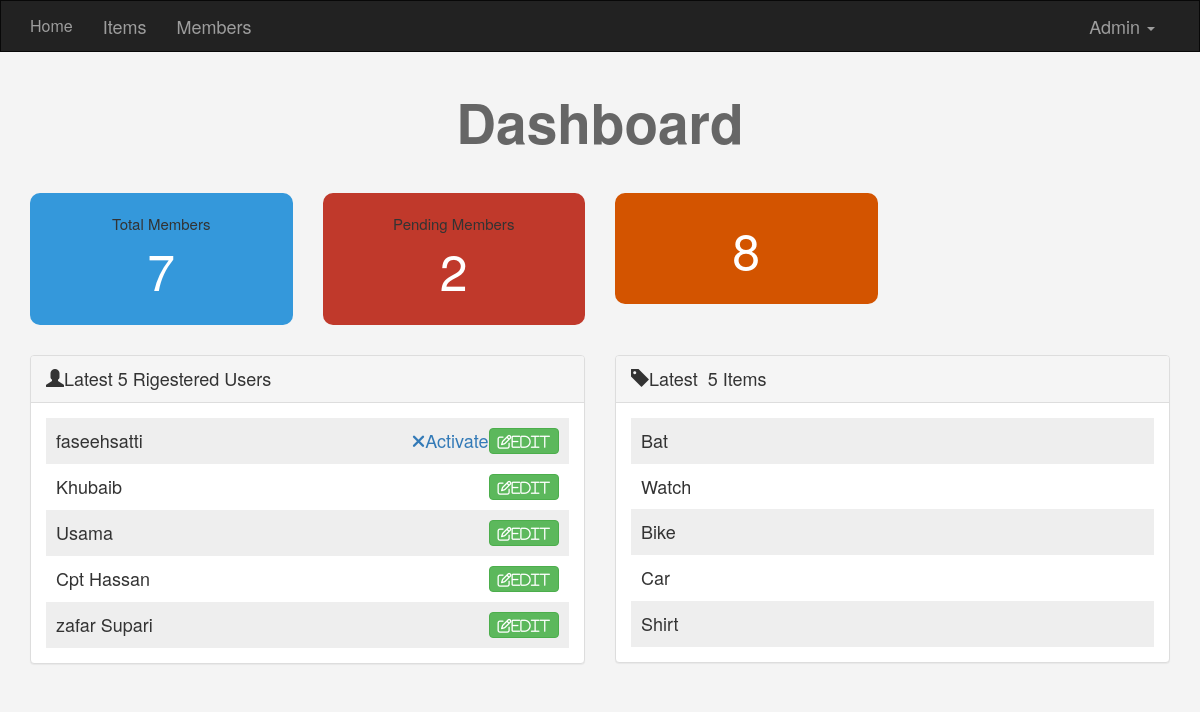
Screenshot of /dashboard.php (signed in) with the database file from the repository.
### tables this page shows
CREATE TABLE IF NOT EXISTS `user` (
  `uid` int(6) NOT NULL AUTO_INCREMENT,
  `name1` varchar(20) NOT NULL,
  `pass1` varchar(25) NOT NULL,
  `address` varchar(50) NOT NULL,
  `email` varchar(30) NOT NULL,
  `contact` int(16) NOT NULL,
  `FullName` varchar(50) NOT NULL,
  `GroupID` int(11) NOT NULL,
  `RegStatus` int(11) NOT NULL,
  `Date` date NOT NULL,
  PRIMARY KEY (`uid`)
);

CREATE TABLE IF NOT EXISTS `product` (
  `id` int(6) NOT NULL AUTO_INCREMENT,
  `oname` varchar(30) NOT NULL,
  `userId` int(11) DEFAULT NULL,
  `pname` varchar(20) NOT NULL,
  `price` int(5) NOT NULL,
  `description` varchar(100) NOT NULL,
  `path` varchar(100) NOT NULL,
  `path2` varchar(100) NOT NULL,
  `path3` varchar(100) NOT NULL,
  `path4` varchar(100) NOT NULL,
  `category` varchar(50) NOT NULL,
  `cat_ID` int(11) NOT NULL,
  `member_ID` int(11) NOT NULL,
  `date` date NOT NULL,
  PRIMARY KEY (`id`),
  KEY `userId` (`userId`)
);

### dashboard.php (the view, shortened to what this page needs)
<?php
if(isset($_SESSION['name1'])){
  include 'init.php';
?>
<div class="home-stats">
<div class="container home-stats text-center">
  <h1>Dashboard</h1>
    <div class="row">
        <div class="col-md-3">
            <div class="stat st-members">
              Total Members
              <span><a href="members.php"><?php countItems('uid','user') ?></a></span>
            </div>
        </div>
        <div class="col-md-3">
            <div class="stat st-pending">
              Pending Members
              <span><a href="members.php?do=Manage&pagedo=Pending"><?php checkItem('RegStatus','user',0) ?></a></span>
            </div>
        </div>
        <div class="col-md-3">
            <div class="stat st-total">
               <span><a href="items.php"><?php countItem('id','product') ?></a></span>
            </div>
        </div>
    </div>
</div>
</div>
<div class="latest">
<div class="container">
  <div class="row">
    <div class="col-sm-6">
      <div class="panel panel-default">
        <?php $latestUser=5; ?>
        <div class="panel-heading">
          <i class="glyphicon glyphicon-user " area-hidden="true"></i>Latest <?php echo $latestUser;  ?> Rigestered Users
        </div>
        <div class="panel-body">
          <ul class="list-unstyled latest-user">
            <?php
                $latest=getLatest();
                  foreach ($latest as $user) {
                  echo '<li>';
                      echo $user['name1'];
                      echo '<a href="members.php?do=Edit&userid='.$user['uid'] .'">';
                      echo '<span class="btn btn-success pull-right">';
                      echo '<i class="fa fa-edit" >Edit </i>';
                        if($user['RegStatus'] == 0)
                          {
                            echo "<a href='members.php?do=Activate&userid=" . $user['uid'] ."'
                            class='btn-btn-info pull-right activate'><i class='fa fa-close'></i>Activate</a>";
                          }
                  echo '</a>';
                  echo '</li>';
            }?>
          </ul>
        </div>
      </div>
    </div>
    <div class="col-sm-6">
      <div class="panel panel-default">
      <?php $latestitem=5; ?>
        <div class="panel-heading">
          <i class="glyphicon glyphicon-tag  "></i>Latest &nbsp;<?php echo $latestitem;  ?>  Items
        </div>
        <div class="panel-body">
          <ul class="list-unstyled latest-user">
            <?php
                $latest=getLatestitem();
                  foreach ($latest as $user) {
                  echo '<li>';
                      echo $user['pname'];
                  echo '</li>';
            }?>
          </ul>
        </div>
      </div>
    </div>
  </div>
</div>
</div>
<?php
  include $calltp . 'footer.php';
}
else {
  header('Location: index.php');
  exit();
}

### css/backend.css (style rules this page uses)
body { background-color: #F4F4F4; font-size: 18px; }
.home-stats .stat a { color:#FFF; }
.home-stats .stat { border-radius:10px; padding: 20px; font-size: 15px; }
.home-stats .stat span { display: block; font-size: 50px; }
.home-stats .st-pending { background-color: #c0392b; }
.home-stats .st-total { background-color: #d35400; }
.home-stats .st-members { background-color: #3498db; }
.latest { margin-top: 30px; }
.latest-user { margin-bottom: 0px; }
.latest-user li { padding:10px ; overflow: hidden; }
.latest-user li:nth-child(odd) { background-color:#EEE; }
.latest-user .btn-success, .latest-user .btn-Info { padding:2px 8px; }
h1 { font-size: 55px; margin: 40px 0; font-weight: bold; color: #666; }

### rows the page displays
user: name1 "faseehsatti"
user: name1 "Khubaib"
user: name1 "Usama"
user: name1 "Cpt Hassan"
user: name1 "zafar Supari"
product: pname "Bat"
product: pname "Watch"
product: pname "Bike"
product: pname "Car"
product: pname "Shirt"

### other values shown
$query2->fetchColumn() "7"
$statement->rowCount() "2"
$query2->fetchColumn() "8"
$latestUser "5"
$latestitem "5"
